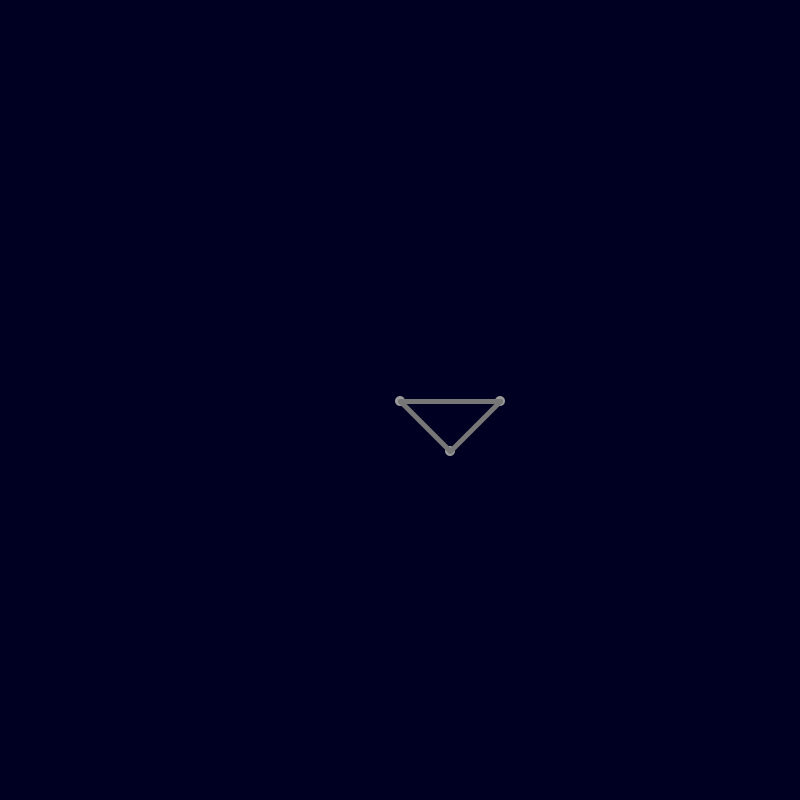
Frame 1 (no input)
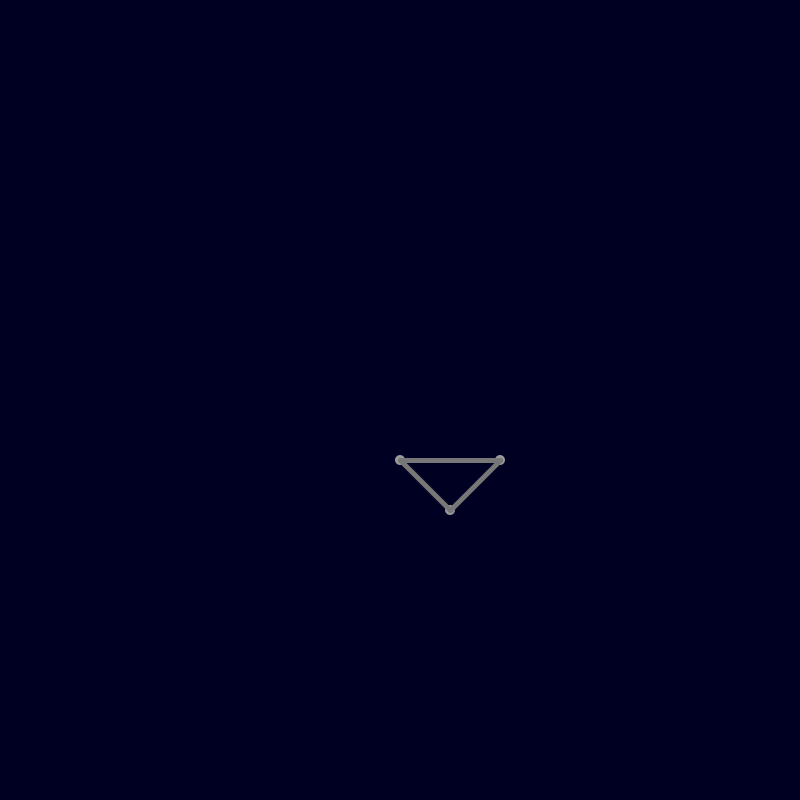
Frame 60 (the mouse pressed at the canvas centre just before this capture)
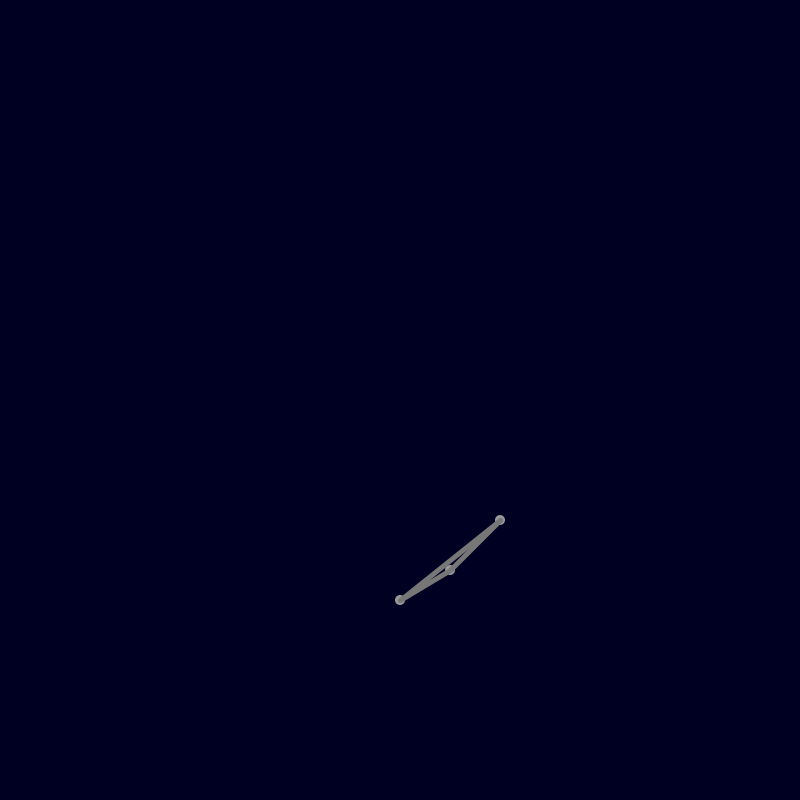
Frame 120 (the mouse held since frame 60 and released just before this capture)

The Processing sketch that drew these frames (run headless with seeded random() and noise(); from frame 60 on, the mouse is pressed at the canvas centre):

// Processing sketch: physicsSomehting
// ── physicsSomehting.pde
float GRAVITY = 1;

Shape shape;
Point point;

void setup()
{
  size(800, 800);
  
  shape = new Shape()
  .addPoint(width/2, height/2)
  .addPoint(width/2 + 100, height/2)
  .addPoint(width/2 + 50, height/2 + 50)
  .addJoint(0, 1)
  .addJoint(1, 2)
  .addJoint(2, 0)
  .build();
  
  point = new Point(width/2, height/2, 10);
}

void draw()
{
  for(int i = 0; i < shape.getPoints().length; i++)
  {
    if(shape.getPoint(i).getPosition().dist(new PVector(mouseX, mouseY)) < 100)
    {
      PVector pos1 = shape.getPoint(i).getPosition().copy();
      PVector pos2 = new PVector(mouseX, mouseY);
      float m = pos1.dist(pos2);
      m = m - 100;
      PVector direction = pos1.sub(pos2);
      direction.normalize();
      println(m);
      shape.getPoint(i).addPosition(direction.copy().mult(-m));
    }
  }
  
  
  shape.update();
  
  background(#000022);
  shape.draw();
}

// ── Joint.pde
class Joint
{
  Point p1;
  Point p2;
  float d;
  
  Joint(Point p1, Point p2, float d)
  {
    this.p1 = p1;
    this.p2 = p2;
    this.d = d;
  }
  
  Joint(Point p1, Point p2)
  {
    this.p1 = p1;
    this.p2 = p2;
    d = p1.getPosition().dist(p2.getPosition());
  }
  
  void draw()
  {
    push();
      stroke(#777777);
      strokeWeight(5);
      line(p1.getX(), p1.getY(), p2.getX(), p2.getY());
      //p1.draw();
      //p2.draw();
    pop();
  }
  
  void update()
  {
    //p1.update();
    //p2.update();
    //p1.setPosition(width/2, height/2);
    
    if(p1.getPosition().dist(p2.getPosition()) > d + 0.01 || p1.getPosition().dist(p2.getPosition()) < d - 0.01)
    {
      PVector pos1 = p1.getPosition().copy();
      PVector pos2 = p2.getPosition().copy();
      float m = pos1.dist(pos2);
      m = m - d;
      PVector direction = pos1.sub(pos2);
      direction.normalize();
      println(m);
      PVector pMid = pos1.copy().add(pos2).div(2);
      //p1.setPosition(pMid.add(direction.copy().mult(m/2)));
      //p2.setPosition(pMid.add(direction.copy().mult(-m/2)));
    }
  }
  
  Point getPoint1() { return p1; }
  void setPoint1(Point value) { p1 = value; }
  Point getPoint2() { return p1; }
  void setPoint2(Point value) { p2 = value; }
}

// ── Point.pde
class Point
{
  PVector p;
  PVector pp;
  PVector g;
  
  Point(float x, float y)
  {
    p = new PVector(x, y);
    pp = new PVector(x, y);
    g = new PVector();
  }
  
  Point(float x, float y, float g)
  {
    p = new PVector(x, y);
    pp = new PVector(x, y);
    this.g = new PVector(0, g);
  }
  
  void draw()
  {
    push();
      noStroke();
      fill(#999999);
      circle(p.x, p.y, 10);
    pop();
  }
  
  void update()
  {
    p = p.copy().mult(2).sub(pp).add(g);
    p.x = constrain(p.x, 0, width);
    p.y = constrain(p.y, 0, height);
    pp = p.copy();
  }
  
  float getX() { return p.x; }
  float getY() { return p.y; }
  PVector getPosition() { return p; }
  void addPosition(PVector value) { p.add(value); }
  void setPosition(PVector value) { p = value; }
  void setPosition(float x, float y) { p.set(x, y); }
  PVector getGravity() { return g; }
  void setGravity(PVector value) { g = value; }
}

// ── Shape.pde
class Shape
{
  Point[] points;
  Joint[] joints;
  
  ArrayList<Point> tempPoints;
  ArrayList<Joint> tempJoints;
  
  Shape()
  {
    tempPoints = new ArrayList<Point>();
    tempJoints = new ArrayList<Joint>();
  }
  
  Shape addPoint(float x, float y)
  {
    tempPoints.add(new Point(x, y, GRAVITY));
    return this;
  }
  
  Shape addJoint(int p1, int p2)
  {
    tempJoints.add(new Joint(tempPoints.get(p1), tempPoints.get(p2)));
    return this;
  }
  
  Shape build()
  {
    points = new Point[tempPoints.size()];
    for(int i = 0; i < points.length; i++)
    {
      points[i] = tempPoints.get(i);
    }
    tempPoints = null;
    joints = new Joint[tempJoints.size()];
    for(int i = 0; i < joints.length; i++)
    {
      joints[i] = tempJoints.get(i);
    }
    tempJoints = null;
    return this;
  }
  
  void draw()
  {
    for(int i = 0; i < points.length; i++)
    {
      points[i].draw();
    }
    for(int i = 0; i < joints.length; i++)
    {
      joints[i].draw();
    }
  }
  
  void update()
  {
    for(int i = 0; i < points.length; i++)
    {
      points[i].update();
    }
    for(int i = 0; i < joints.length; i++)
    {
      joints[i].update();
    }
  }
  
  Point[] getPoints() { return points; }
  Point getPoint(int i) { return points[i]; }
}
